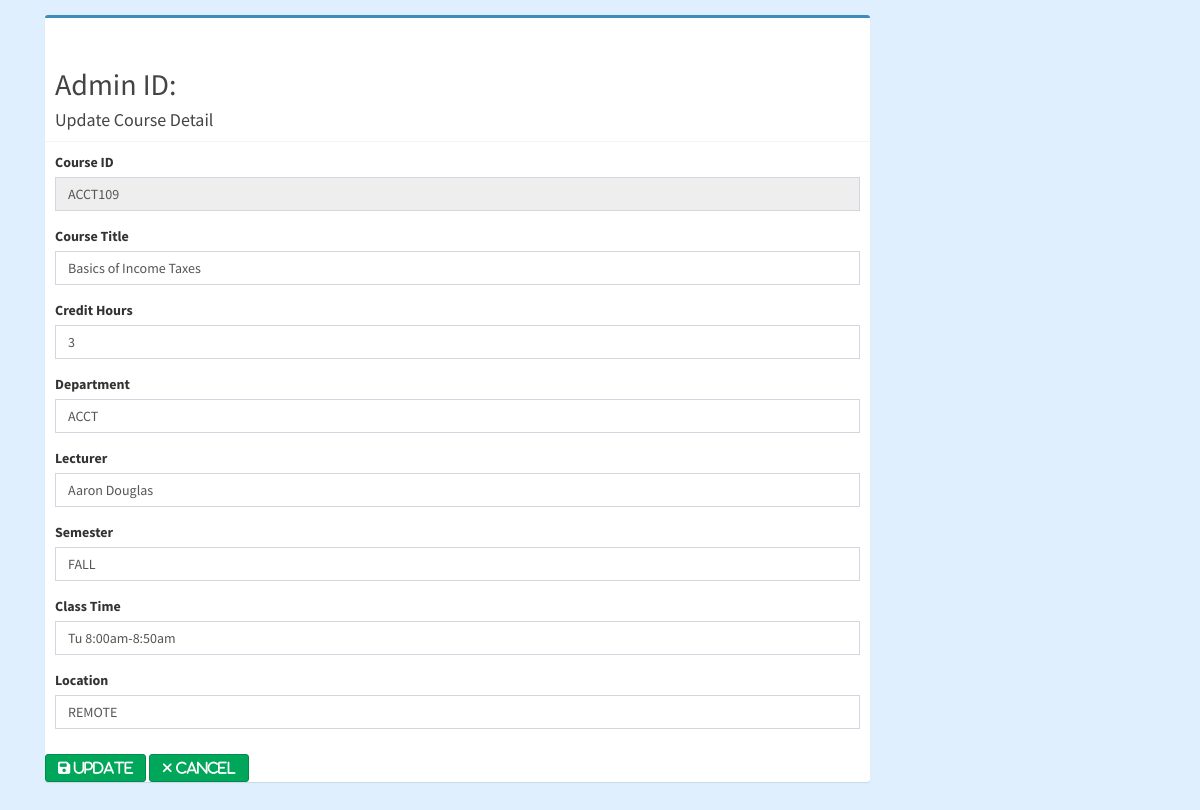
The page /admin/admin-updateCourse.php?id=ACCT109 on the database its author committed.
### tables this page shows
CREATE TABLE `courses` (
  `course_id` varchar(11) NOT NULL,
  `title` varchar(255) NOT NULL,
  `unit` varchar(11) NOT NULL,
  `class_level` int(3) NOT NULL,
  `department` varchar(255) NOT NULL,
  `course_lecturer` varchar(255) NOT NULL,
  `semester` varchar(45) NOT NULL,
  `time` varchar(255) NOT NULL,
  `location` varchar(255) NOT NULL
);

### admin/admin-updateCourse.php (the view, shortened to what this page needs)
<?php
include '../config.php';
$course_id = $_GET['id'];
$result = mysqli_query($db,"SELECT * FROM courses WHERE course_id ='$course_id'");
if (mysqli_num_rows($result) > 0) {
	while ($row = mysqli_fetch_assoc($result))
	{
        $course_id = $row['course_id'];
		$title = $row['title'];
        $unit =  $row['unit'];
        $department =  $row['department'];
        $course_lecturer =  $row['course_lecturer'];
        $semester =  $row['semester'];
        $time =  $row['time'];
        $location = $row['location'];
  }
}
?>
<!DOCTYPE html>
<html lang="en">
<head>
    <link rel="stylesheet" href="../css/bootstrap.min.css">
    <link rel="stylesheet" href="../css/admin-style.css">
    <link rel="stylesheet" href="../css/adminLTE.css">
</head>
    <body id="#home">
        <div class="container-fluid">
            <div class="row content">
                <div class="col-sm-9">
                    <div class="box box-primary">
                    <br>
                        <div class="box-header with-border">
                            <h2>Admin ID: <?php echo $_SESSION["euid"]; ?></h2>
                            <h3 class="box-title">Update Course Detail</h3>
                        </div>
                        <form id="" action="scripts/admin-updateCourse.php" name="update" onsubmit="return updateStudent()" method="POST">
                          <div class="box-body">
                            <div class="form-group">
                                <label for="course_id">Course ID</label>
                                <input type="text" class="form-control" readonly id="course_id" name="course_id" value="<?php echo $course_id; ?>">
                            </div>
                            <div class="form-group">
                                <label for="coursetitle">Course Title</label>
                                <input type="text" class="form-control" id="title" name="title" value="<?php echo $title; ?>">
                            </div>
                            <div class="form-group">
                                <label for="courseunit">Credit Hours</label>
                                <input type="text" class="form-control" id="unit" name="unit" value="<?php echo $unit; ?>">
                            </div>
                            <div class="form-group">
                                <label for="department">Department</label>
                                <input type="text" class="form-control" id="department" name="department" value="<?php echo $department; ?>">
                            </div>
                            <div class="form-group">
                                <label for="courselecturer">Lecturer</label>
                                <input type="text" class="form-control" id="course_lecturer" name="course_lecturer" value="<?php echo $course_lecturer; ?>">
                            </div>
                            <div class="form-group">
                                <label for="coursesemester">Semester</label>
                                <input type="text" class="form-control" id="semester" name="semester" value="<?php echo $semester; ?>">
                            </div>
                            <div class="form-group">
                                <label for="time">Class Time</label>
                                <input type="text" class="form-control" id="time" name="time" value="<?php echo $time; ?>">
                            </div>
                            <div class="form-group">
                                <label for="location">Location</label>
                                <input type="text" class="form-control" id="location" name="location" value="<?php echo $location; ?>">
                            </div>
                          </div>
                          <button type="submit" class="update-button btn btn-success fas fa-save"> Update</button>
                          <a href="admin-viewStudent.php"><button type="button" class="update-button btn btn-success fas fa-times"> Cancel</button></a>
                        </form>
                    </div>
                </div>
              </div>
          </div>
      </body>
</html>

### css/admin-style.css (style rules this page uses)
body { font-family: 'Nunito', sans-serif; background-color: rgba(223, 239, 253, 0.993); }

### rows shown on the page
courses: course_id "ACCT109", title "Basics of Income Taxes", unit "3", department "ACCT", course_lecturer "Aaron Douglas", semester "FALL", time "Tu 8:00am-8:50am", location "REMOTE"
